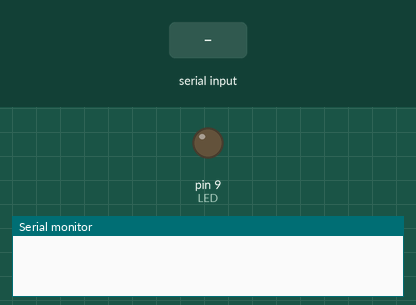
Bench run of a sketch on a simulated Arduino Uno, built with avr-gcc and run on an emulated ATmega328P. On the bench: output pins drawn as LEDs (lit = HIGH), the last lines printed to the serial monitor. Inputs (shaded band) come from the test bench.

Above: at 1.2 s.
1.3 s: "1" received over Serial
At 2.0 s:
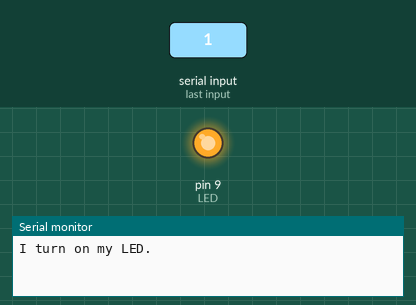
2.8 s: "0" received over Serial
At 3.1 s:
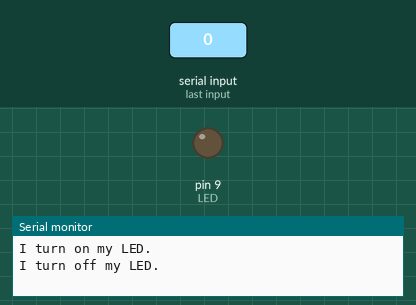
Timing chart, 0 to 5.8 s (numbered marks = the images above; inputs shaded):
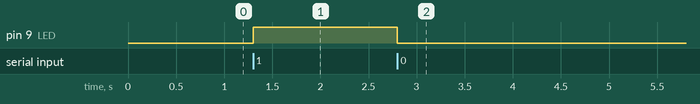

The sketch:

DigitalOutSerial.ino
```cpp
int LED = 9;
int msg;
boolean ONOFF = false;
void setup()
{
Serial.begin(9600);
pinMode(LED, OUTPUT);
}
void loop()
{
if (Serial.available()) {
msg = Serial.read();
if (msg == '1') {
Serial.write("I turn on my LED.\n");
ONOFF = true;
} else {
Serial.write("I turn off my LED.\n");
ONOFF = false;
}
}
if (ONOFF) {
digitalWrite(LED,HIGH);
} else {
digitalWrite(LED,LOW);
}
}
```

Measured:
- after the input at 1.3 s, pin 9 (LED): LOW → HIGH at once
- after the input at 2.8 s, pin 9 (LED): HIGH → LOW at once
